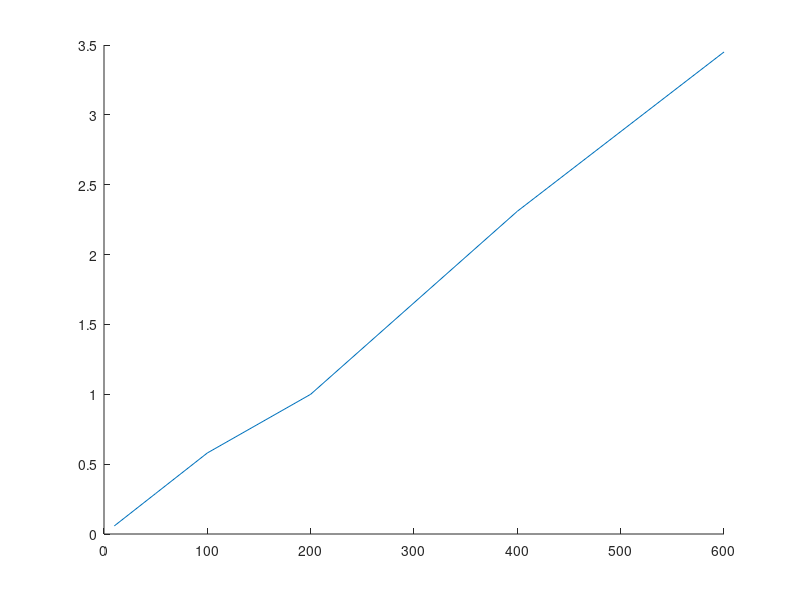
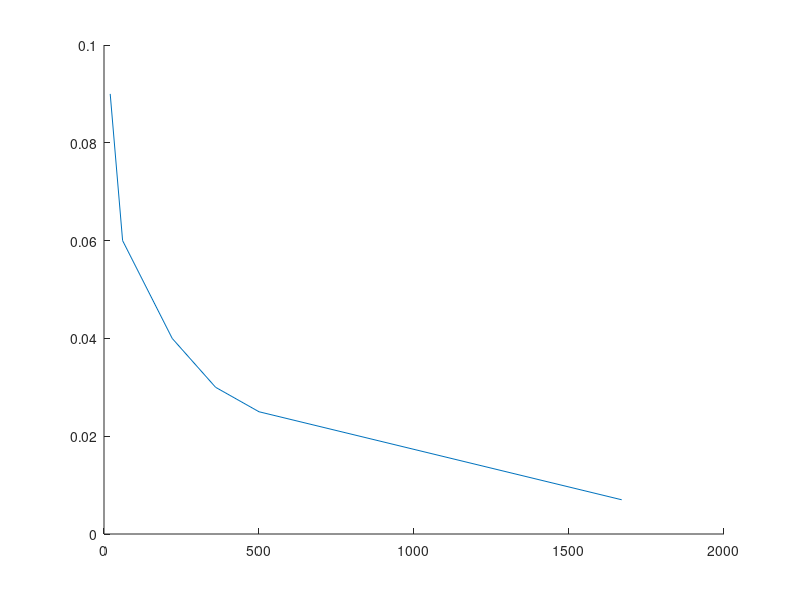

Source code (MATLAB) for these figures, in order:
clear all
close all
clc
format long

load('Simulation_3D/results/J_f10.mat');
Jmat_f10=Jmat.step_1.J_tot((40)*6+1:(40)*6+6,:)^-1;

load('Simulation_3D/results/J_f50.mat');
Jmat_f50=Jmat.step_1.J_tot((40)*6+1:(40)*6+6,:)^-1;

load('Simulation_3D/results/J_f100.mat');
Jmat_f100=Jmat.step_1.J_tot((40)*6+1:(40)*6+6,:)^-1;

load('Simulation_3D/results/J_f210.mat');
Jmat_f200=Jmat.step_1.J_tot((40)*6+1:(40)*6+6,:)^-1;

load('Simulation_3D/results/J_f400.mat');
Jmat_f400=Jmat.step_1.J_tot((40)*6+1:(40)*6+6,:)^-1;

load('Simulation_3D/results/J_f600.mat');
Jmat_f600=Jmat.step_1.J_tot((40)*6+1:(40)*6+6,:)^-1;

clear Jmat
%%
Jmat_f50(4:6,4:6)./Jmat_f10(4:6,4:6)
Jmat_f100(4:6,4:6)./Jmat_f50(4:6,4:6)
Jmat_f200(4:6,4:6)./Jmat_f100(4:6,4:6)
Jmat_f400(4:6,4:6)./Jmat_f200(4:6,4:6)
Jmat_f600(4:6,4:6)./Jmat_f400(4:6,4:6)


%%
Jmat_f10(4:6,4:6)./Jmat_f200(4:6,4:6)
Jmat_f50(4:6,4:6)./Jmat_f200(4:6,4:6)
Jmat_f100(4:6,4:6)./Jmat_f200(4:6,4:6)
Jmat_f400(4:6,4:6)./Jmat_f200(4:6,4:6)
Jmat_f600(4:6,4:6)./Jmat_f200(4:6,4:6)

Jmat_f10(3,3)./Jmat_f200(3,3)
Jmat_f50(3,3)./Jmat_f200(3,3)
Jmat_f100(3,3)./Jmat_f200(3,3)
Jmat_f400(3,3)./Jmat_f200(3,3)
Jmat_f600(3,3)./Jmat_f200(3,3)

%%
figure()
hold on
plot([10 50 100 200 400 600],[0.058 0.29 0.58 1 2.31 3.45])
hold off

%%
figure()
hold on
plot([20 60 220 360 500 1670],[0.09 0.06 0.04 0.03 0.025 0.007])
hold off
